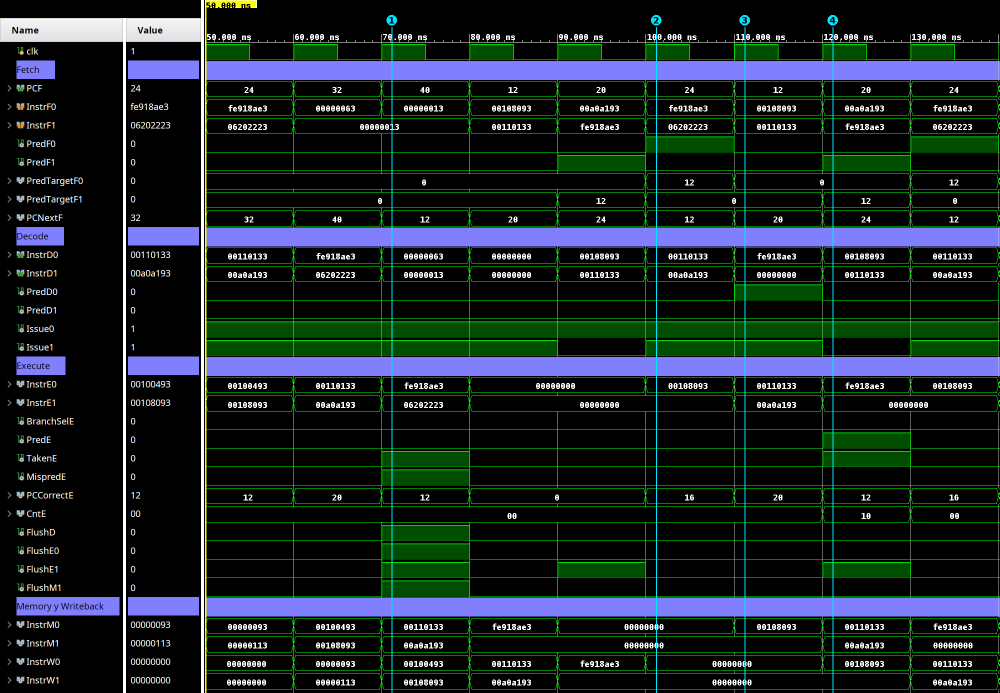
#> input picture entrega_EF/informe/figuras/wave_o1a.png, 1999 x 1385 px (shown at 1/2 size)
$ python ondas_foco.py
#> lines starting #> are read from the running program, lines starting #| are printed output that depends on the picture
# Recortes de las capturas de Vivado de la seccion 8: solo las filas que importan,
# con las direcciones que hay en cada etapa escritas arriba y los valores clave encerrados.
from PIL import Image, ImageDraw, ImageFont
FM = ImageFont.truetype('/usr/share/fonts/truetype/dejavu/DejaVuSansMono-Bold.ttf', 15)
FS = ImageFont.truetype('/usr/share/fonts/truetype/dejavu/DejaVuSans-Bold.ttf', 15)
FV = ImageFont.truetype('/usr/share/fonts/truetype/dejavu/DejaVuSansMono-Bold.ttf', 17)
COL = {'o': (255, 150, 0), 'y': (255, 235, 40), 'r': (255, 70, 70), 'p': (190, 150, 255)}
NOMBRES = ['clk', 'Fetch', 'PCF', 'InstrF0', 'InstrF1', 'PredF0', 'PredF1', 'PredTargetF0', 'PredTargetF1', 'PCNextF',
           'Decode', 'InstrD0', 'InstrD1', 'PredD0', 'PredD1', 'Issue0', 'Issue1',
           'Execute', 'InstrE0', 'InstrE1', 'BranchSelE', 'PredE', 'TakenE', 'MispredE', 'PCCorrectE', 'CntE',
           'FlushD', 'FlushE0', 'FlushE1', 'FlushM1', 'Memory y Writeback', 'InstrM0', 'InstrM1', 'InstrW0', 'InstrW1']
Y = {n: 102 + 37 * i for i, n in enumerate(NOMBRES)}
NAMEW = 246

def hacer(src, t_ini, x_ini, pxns, salida, t0, t1, filas, tiras, cajas):
#> called with src = 'wave_o1a.png', t_ini = 50, x_ini = 412, pxns = 17.6, salida = 'wave_o1a_foco.png', t0 = 60, t1 = 130
    img = Image.open(src).convert('RGB')
#> img is the input picture: PIL image 1999x1385 RGB; mean R, G, B 22.8, 37, 36.2
    x_of = lambda ns: x_ini + (ns - t_ini) * pxns
    cw = 10 * pxns
    xa, xb = int(x_of(t0)) - 2, int(x_of(t1)) + 2
    partes = [(0, 88)] + [(Y[r] - 18, Y[r] + 19) for r in filas]
    top = 10 + 25 * len(tiras)
    out = Image.new('RGB', (NAMEW + xb - xa, top + sum(b - a for a, b in partes)), 'white')
#> out: PIL image 1482x987 RGB; every value is 255
    d = ImageDraw.Draw(out)
    for j, (tit, labs) in enumerate(tiras):
        yy = 6 + 25 * j
        d.text((8, yy), tit, font=FS, fill=(40, 40, 40))
        for i, t in enumerate(labs):
            cx = NAMEW + (x_of(t0 + 10 * i) + x_of(t0 + 10 * i + 10)) / 2 - xa
            d.text((cx - d.textlength(t, font=FM) / 2, yy), t, font=FM,
                   fill=(205, 30, 30) if t.startswith('(') and t.endswith(')') else (21, 101, 192))
    y = top; pos = {}
    for (a, b), r in zip(partes, ['_'] + filas):
        out.paste(img.crop((0, a, NAMEW, b)), (0, y)); out.paste(img.crop((xa, a, xb, b)), (NAMEW, y))
        pos[r] = y; y += b - a
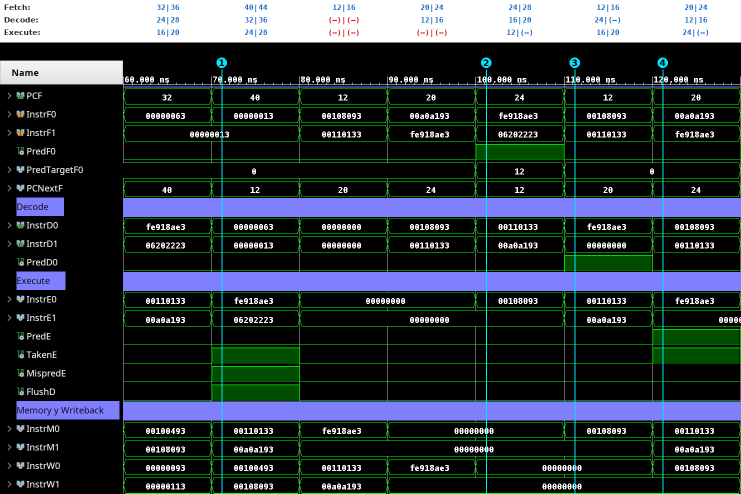
#> out: PIL image 1482x987 RGB (shown at 1/2 size); mean R, G, B 44.8, 55.9, 60.1
#> after the loop, pos = 23 items; y = 987
    for r, c, col, val in cajas:
        x0 = NAMEW + x_of(t0 + 10 * c) - xa; yy = pos[r]
        d.rectangle((x0 + 3, yy + 1, x0 + cw - 3, yy + 36), fill=(0, 0, 0), outline=COL[col], width=4)
        d.text((x0 + cw / 2 - d.textlength(val, font=FV) / 2, yy + 9), val, font=FV, fill=(255, 255, 255))
#> this loop made 13 passes
#> yy on passes 1 to 12: 691, 728, 358, 765, 284, 321, 358, 469, 506, 654, 691, 728
    out.save(salida)
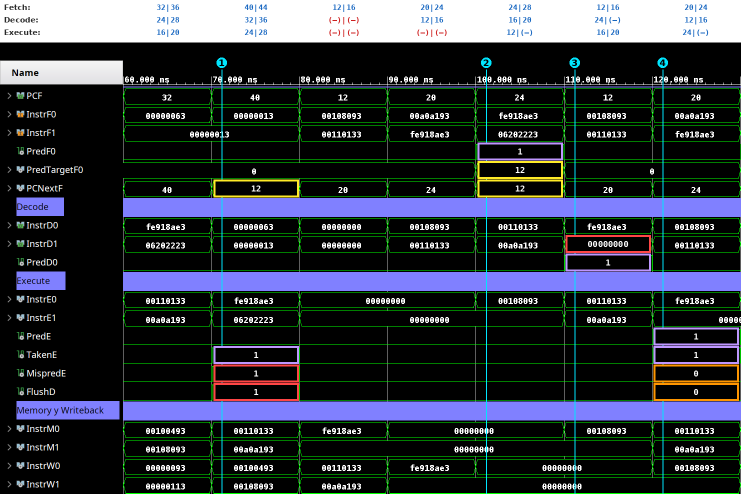
#> saved as wave_o1a_foco.png: PIL image 1482x987 RGB (shown at 1/2 size); mean R, G, B 48.1, 55.4, 61.7

MW = ['Memory y Writeback', 'InstrM0', 'InstrM1', 'InstrW0', 'InstrW1']
# Prueba 1, primeras vueltas
hacer('wave_o1a.png', 50, 412, 17.6, 'wave_o1a_foco.png', 60, 130,
      ['PCF', 'InstrF0', 'InstrF1', 'PredF0', 'PredTargetF0', 'PCNextF', 'Decode', 'InstrD0', 'InstrD1', 'PredD0',
       'Execute', 'InstrE0', 'InstrE1', 'PredE', 'TakenE', 'MispredE', 'FlushD'] + MW,
      [('Fetch:', ['32|36', '40|44', '12|16', '20|24', '24|28', '12|16', '20|24']),
       ('Decode:', ['24|28', '32|36', '(—)|(—)', '12|16', '16|20', '24|(—)', '12|16']),
       ('Execute:', ['16|20', '24|28', '(—)|(—)', '(—)|(—)', '12|(—)', '16|20', '24|(—)'])],
      [('TakenE', 1, 'p', '1'), ('MispredE', 1, 'r', '1'), ('PCNextF', 1, 'y', '12'), ('FlushD', 1, 'r', '1'),
       ('PredF0', 4, 'p', '1'), ('PredTargetF0', 4, 'y', '12'), ('PCNextF', 4, 'y', '12'),
       ('InstrD1', 5, 'r', '00000000'), ('PredD0', 5, 'p', '1'),
       ('PredE', 6, 'p', '1'), ('TakenE', 6, 'p', '1'), ('MispredE', 6, 'o', '0'), ('FlushD', 6, 'o', '0')])
# Prueba 1, ultima vuelta
hacer('wave_o1b.png', 320, 412, 22.6, 'wave_o1b_foco.png', 330, 390,
      ['PCF', 'InstrF0', 'InstrF1', 'PredF0', 'PCNextF', 'Decode', 'InstrD0', 'InstrD1',
       'Execute', 'InstrE0', 'InstrE1', 'PredE', 'TakenE', 'MispredE', 'PCCorrectE', 'CntE', 'FlushD'] + MW,
      [('Fetch:', ['20|24', '24|28', '12|16', '20|24', '28|32', '36|40']),
       ('Decode:', ['12|16', '16|20', '24|(—)', '12|16', '(—)|(—)', '28|32']),
       ('Execute:', ['24|(—)', '12|(—)', '16|20', '24|(—)', '(—)|(—)', '(—)|(—)'])],
      [('PredF0', 1, 'p', '1'), ('PCNextF', 1, 'y', '12'),
       ('PredE', 3, 'p', '1'), ('TakenE', 3, 'p', '0'), ('MispredE', 3, 'r', '1'), ('PCCorrectE', 3, 'y', '28'),
       ('CntE', 3, 'y', '11'), ('PCNextF', 3, 'y', '28'), ('FlushD', 3, 'r', '1'), ('PCF', 4, 'y', '28')])
#> call 2 of hacer, with src = 'wave_o1b.png', t_ini = 320, x_ini = 412, pxns = 22.6, salida = 'wave_o1b_foco.png', t0 = 330, t1 = 390
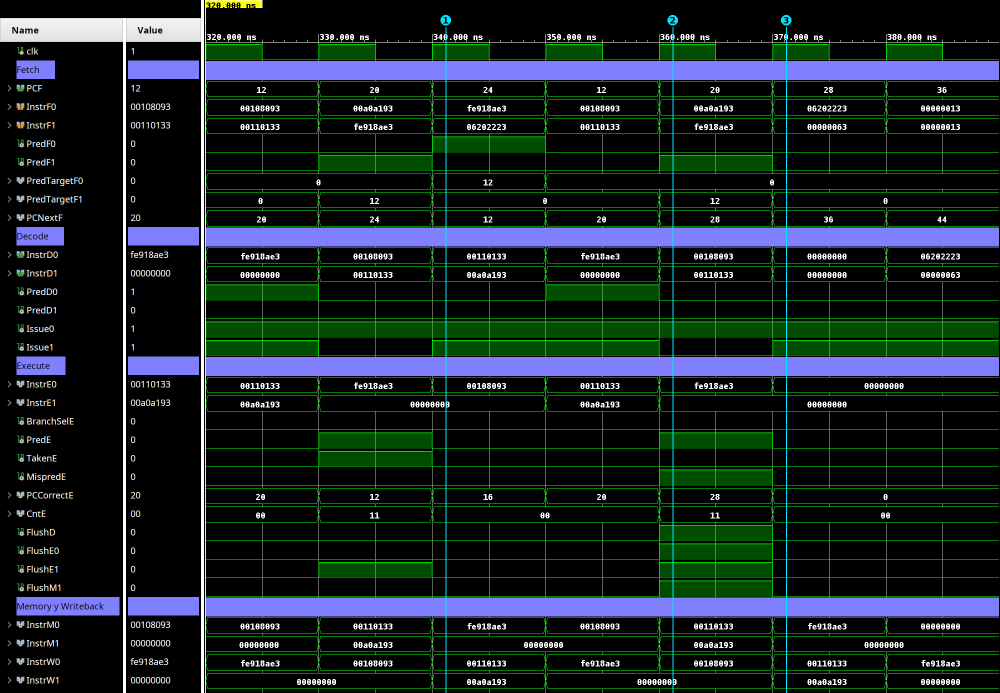
#> input picture entrega_EF/informe/figuras/wave_o1b.png, 2000 x 1385 px (shown at 1/2 size)
#> in hacer, img is the input picture: PIL image 2000x1385 RGB; mean R, G, B 22, 36.2, 35.2
#> in hacer (call 2), `out = Image.new('RGB', (NAMEW + xb - xa, top + sum(b - a for a, b in p..`: out: PIL image 1606x987 RGB; every value is 255
#> after the loop in hacer (call 2), `for (a, b), r in zip(partes, ['_'] + filas):`:
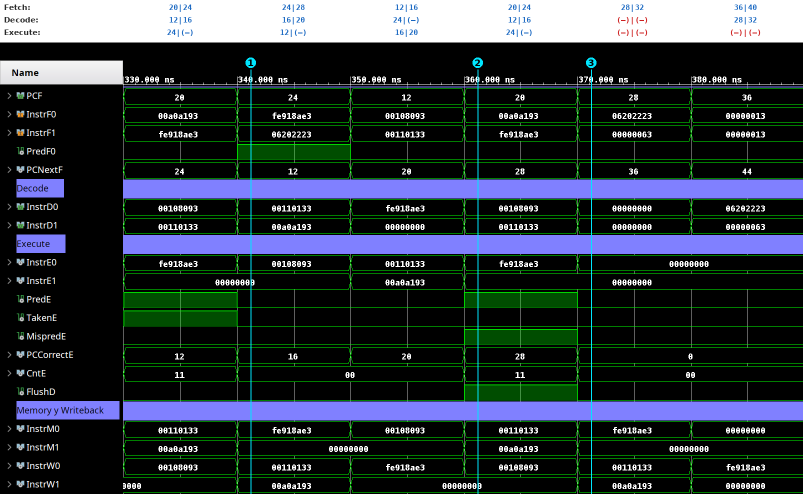
#> out: PIL image 1606x987 RGB (shown at 1/2 size); mean R, G, B 44, 54.9, 58.9
#> the loop in hacer (call 2), `for r, c, col, val in cajas:` made 10 passes
#> yy on passes 1 to 10: 284, 321, 580, 617, 654, 691, 728, 321, 765, 173
# Prueba 2, jal en la via 1
hacer('wave_o2.png', 230, 412, 22.6, 'wave_o2_foco.png', 240, 290,
      ['PCF', 'InstrF0', 'InstrF1', 'PredF1', 'PredTargetF1', 'PCNextF', 'Decode', 'InstrD0', 'InstrD1', 'PredD1', 'Issue1',
       'Execute', 'InstrE0', 'InstrE1', 'BranchSelE', 'PredE', 'TakenE', 'MispredE'] + MW,
      [('Fetch:', ['44|48', '52|56', '44|48', '52|56', '44|48']),
       ('Decode:', ['(—)|(—)', '44|48', '52|56', '44|48', '52|56']),
       ('Execute:', ['(—)|(—)', '(—)|(—)', '44|48', '52|56', '44|48'])],
      [('PredF1', 1, 'p', '1'), ('PredTargetF1', 1, 'y', '44'), ('PCNextF', 1, 'y', '44'), ('Issue1', 1, 'p', '1'),
       ('PredD1', 2, 'p', '1'),
       ('BranchSelE', 3, 'p', '1'), ('PredE', 3, 'p', '1'), ('TakenE', 3, 'p', '1'), ('MispredE', 3, 'o', '0')])
#> call 3 of hacer, with src = 'wave_o2.png', t_ini = 230, x_ini = 412, pxns = 22.6, salida = 'wave_o2_foco.png', t0 = 240, t1 = 290
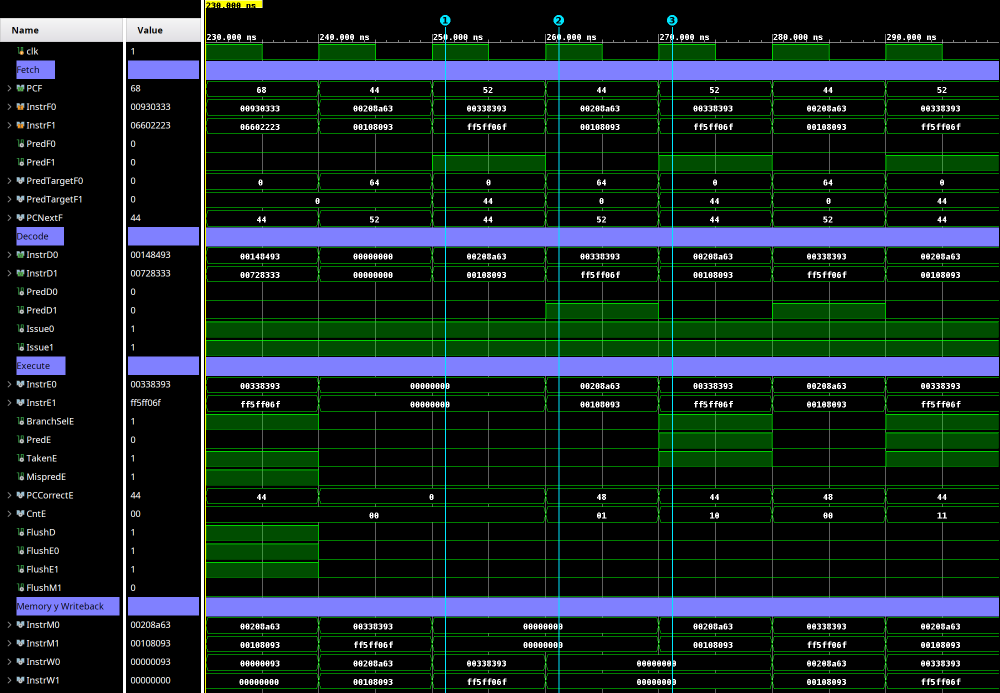
#> input picture entrega_EF/informe/figuras/wave_o2.png, 2000 x 1385 px (shown at 1/2 size)
#> in hacer, img is the input picture: PIL image 2000x1385 RGB; mean R, G, B 22.2, 37.4, 35.4
#> in hacer (call 3), `out = Image.new('RGB', (NAMEW + xb - xa, top + sum(b - a for a, b in p..`: out: PIL image 1380x1024 RGB; every value is 255
#> after the loop in hacer (call 3), `for (a, b), r in zip(partes, ['_'] + filas):`:
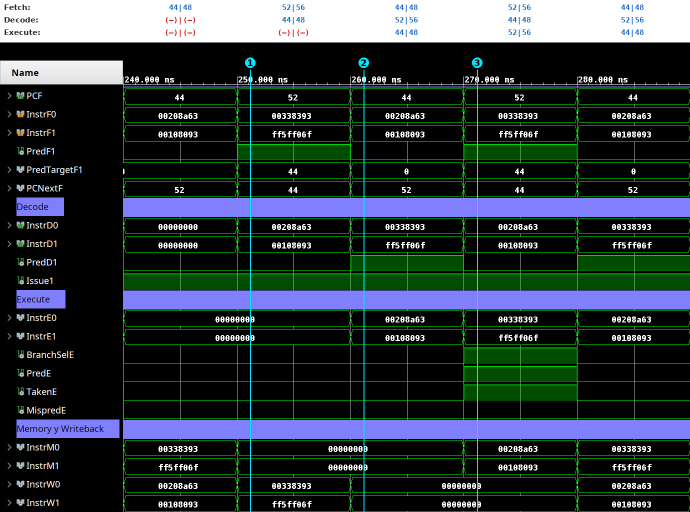
#> out: PIL image 1380x1024 RGB (shown at 1/2 size); mean R, G, B 42.6, 55.8, 56.9
#> after the loop in hacer (call 3), `for (a, b), r in zip(partes, ['_'] + filas):`: pos = 24 items; y = 1024
#> the loop in hacer (call 3), `for r, c, col, val in cajas:` made 9 passes
#> in hacer (call 3), `out.save(salida)`:
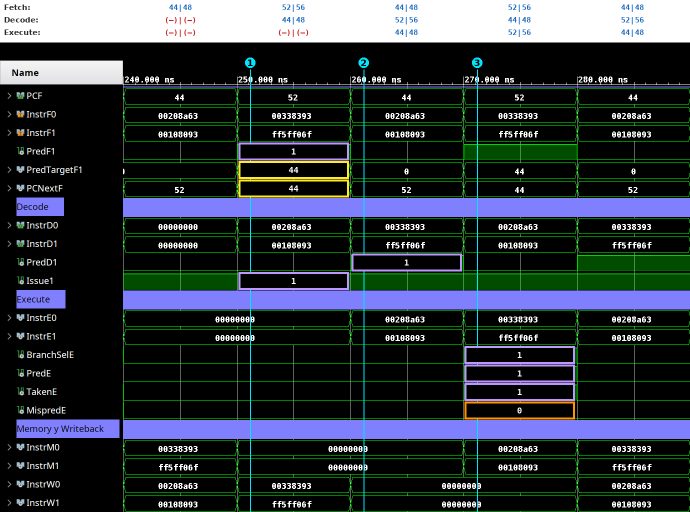
#> saved as wave_o2_foco.png: PIL image 1380x1024 RGB (shown at 1/2 size); mean R, G, B 45.3, 55.1, 59.1
